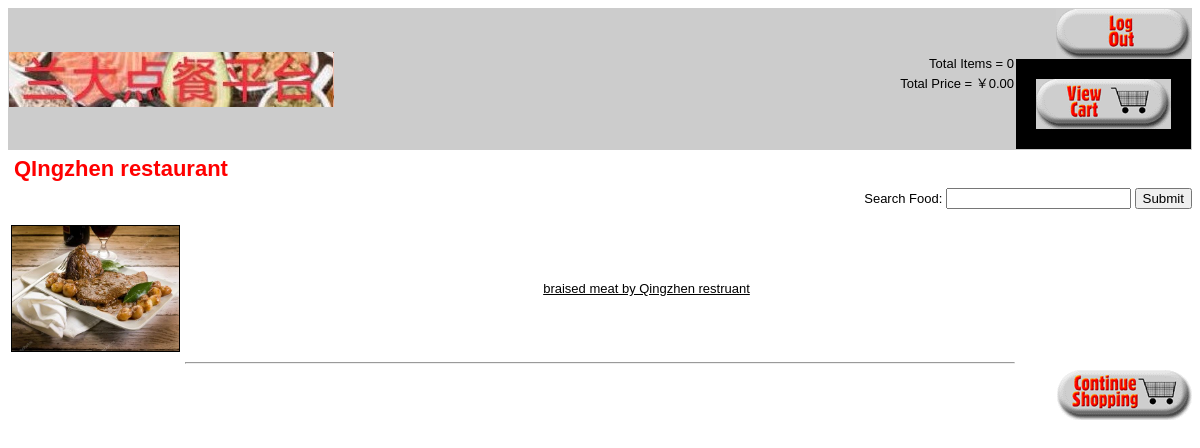
/show_cat.php?catid=3, run on the app's committed database.
### tables this page shows
CREATE TABLE `merchants` (
  `catid` int(10) UNSIGNED NOT NULL,
  `catname` char(60) NOT NULL,
  `phone` char(20) DEFAULT NULL,
  `address` char(100) DEFAULT NULL,
  `recommend` int(10) UNSIGNED DEFAULT NULL
);

CREATE TABLE `foods` (
  `foodid` int(10) UNSIGNED NOT NULL,
  `title` char(100) DEFAULT NULL,
  `catid` int(10) UNSIGNED DEFAULT NULL,
  `price` float(4,2) NOT NULL,
  `stock` int(10) UNSIGNED DEFAULT NULL,
  `status` int(10) UNSIGNED DEFAULT NULL,
  `description` varchar(255) DEFAULT NULL,
  `rest` varchar(32) NOT NULL
);

### food_fns.php (called while the page is built, shortened)
<?php
function get_merchant_name($catid) {
   $conn = db_connect();
   $query = "select catname from merchants
             where catid = '".$conn->real_escape_string($catid)."'";
   $result = @$conn->query($query);
   $row = $result->fetch_object();
   return $row->catname;
}
function get_foods($catid) {
   if (!empty($_GET['key'])) {
      $key = $_GET['key'];
      $k = "title like '%$key%'";
  } else {
      $k = "1";
  }
   $conn = db_connect();
   $query = "select * from foods where catid = '".$conn->real_escape_string($catid)."' and ".$k;
   $result = @$conn->query($query);
   $result = db_result_to_array($result);
   return $result;
}

### output_fns.php (the view, shortened to what this page needs)
<?php
function do_html_header($title = '')
{
?>
  <html>
  <head>
  </head>
  <body>
    <table width="100%" border="0" cellspacing="0" bgcolor="#cccccc">
      <tr>
        <td rowspan="2">
          <a href="index.php"><img src="images/LZU-food-ordering.jpg" alt="foodorama" border="0" align="left" valign="bottom" height="55" width="325" /></a>
        </td>
        <td align="right" valign="bottom">
          <?php
          if (isset($_SESSION['admin_user'])) {
            echo "&nbsp;";
          } else {
            echo "Total Items = " . htmlspecialchars($_SESSION['items']);
          }
          ?>
        </td>
        <td align="right" rowspan="2" width="135">
          <?php
          if (isset($_SESSION['admin_user'])) {
            display_button('logout.php', 'log-out', 'Log Out');
          } else {
            display_button('logout_cust.php', 'log-out', 'Log Out');
            display_button_next('show_cart.php', 'view-cart', 'View Your Shopping Cart');
          }
          ?>
      </tr>
      <tr>
        <td align="right" valign="top">
          <?php
          if (isset($_SESSION['admin_user'])) {
            echo "&nbsp;";
          } else {
            echo "Total Price = ￥" . number_format($_SESSION['total_price'], 2);
          }
          ?>
        </td>
      </tr>
    </table>
    <?php
    if ($title) {
      do_html_heading($title);
    }
  }
  function do_html_footer()
  {
    ?>
  </body>
  </html>
<?php
  }
  function do_html_heading($heading)
  {
?>
  <h2><?php echo htmlspecialchars($heading); ?></h2>
<?php
  }
  function do_html_URL($url, $name)
  {
?>
  <a href="<?php echo htmlspecialchars($url); ?>"><?php echo $name; ?></a><br />
<?php
  }
  function display_foods($food_array)
  {
    if (!empty($_GET['key']) && !is_array($food_array)) {
      echo "<p>No foods currently available with the keyword: ".$_GET['key']."</p>";
    }
    else if (!is_array($food_array)) {
      echo "<p>No foods currently available in this merchant</p>";
    } else {
      echo "
      <form  align=\"right\" method=\"get\" action=\"show_cat.php\">
      Search Food:
      <input type=\"hidden\" name=\"catid\" value=\"".$_GET['catid']."\">
      <input type=\"text\" name=\"key\">
      <input type=\"submit\">
      </form>";
      echo "<table width=\"100%\" border=\"0\">";
      foreach ($food_array as $row) {
        $url = "show_food.php?foodid=" . urlencode($row['foodid']);
        echo "<tr><td>";
        if (@file_exists("images/{$row['foodid']}.jpg")) {
          $title = "<img src=\"images/" . htmlspecialchars($row['foodid']) . ".jpg\"
                  height=\"125\" style=\"border: 1px solid black\"/>";
          do_html_url($url, $title);
        } else {
          echo "&nbsp;";
        }
        echo "</td><td>";
        echo "</td></tr>";
      }
      echo "</table>";
    }
    echo "<hr />";
  }
?>
<?php
  function display_button($target, $image, $alt)
  {
    echo "<div align=\"right\"><a href=\"" . htmlspecialchars($target) . "\">
          <img src=\"images/" . htmlspecialchars($image) . ".gif\"
           alt=\"" . htmlspecialchars($alt) . "\" border=\"0\" height=\"50\"
           width=\"135\"/></a></div>";
  }
  function display_button_next($target, $image, $alt)
  {
    echo "<div align=\"right\"><a href=\"" . htmlspecialchars($target) . "\">
          <img src=\"images/" . htmlspecialchars($image) . ".gif\"
           alt=\"" . htmlspecialchars($alt) . "\" border=\"20\" height=\"50\"
           width=\"135\"/></a></div>";
  }
?>

### output_fns.php (style rules this page uses)
h2 { font-family: Arial, Helvetica, sans-serif; font-size: 22px; color: red; margin: 6px }
body { font-family: Arial, Helvetica, sans-serif; font-size: 13px }
li, td { font-family: Arial, Helvetica, sans-serif; font-size: 13px }
hr { color: #FF0000; width: 70%; text-align: center }
a { color: #000000 }

### data on the page
merchants: catname "QIngzhen restaurant"
foods: name "braised meat by Qingzhen restruant"

### other printed values
$_SESSION['items'] "0"
$_SESSION['total_price'] "0.00"
